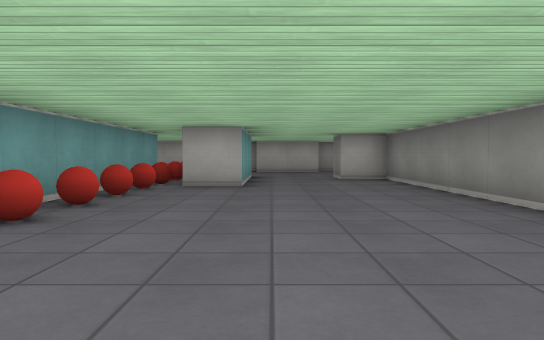
view 1 (above)

18 first-person views from a walk through a cub3D maze. The camera is about half as high as the walls, tilts 2° down and sees 70° across. The floor is counted in squares. Each view is taken from the middle of a square. On the plan, view 1 faces up. The plan holds only what a view shows up to about 9 squares ahead; the rest is blank. The place goes on beyond the plan.

view 2
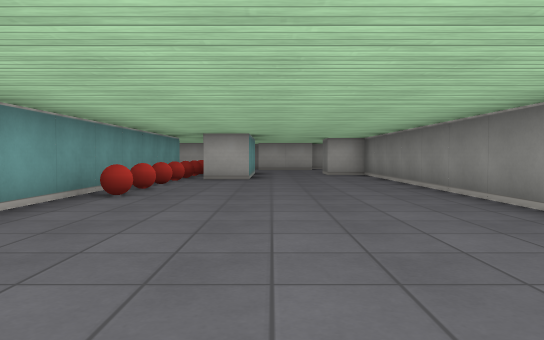

view 3
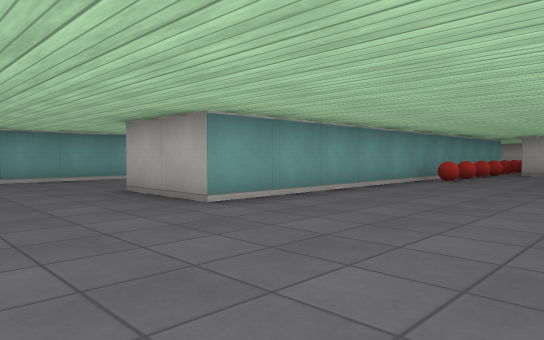

view 4
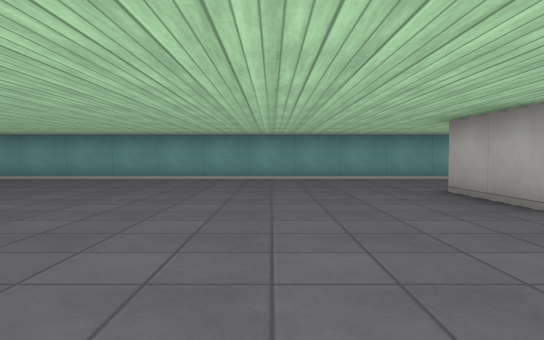

view 5
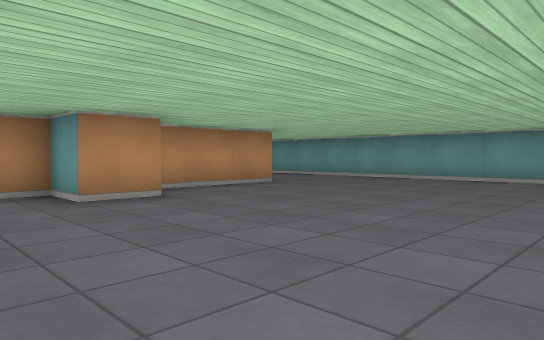

view 6
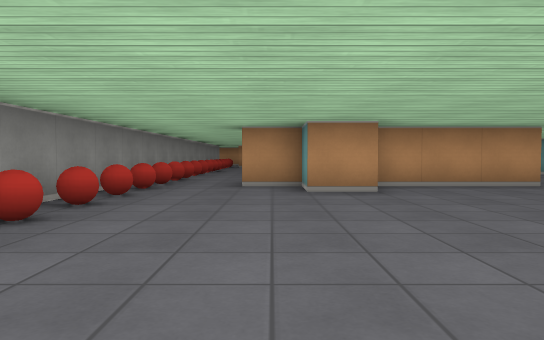

view 7
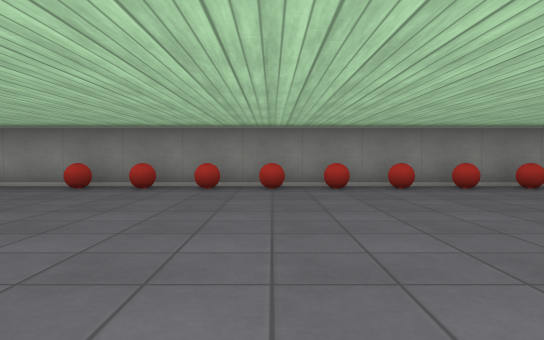

view 8
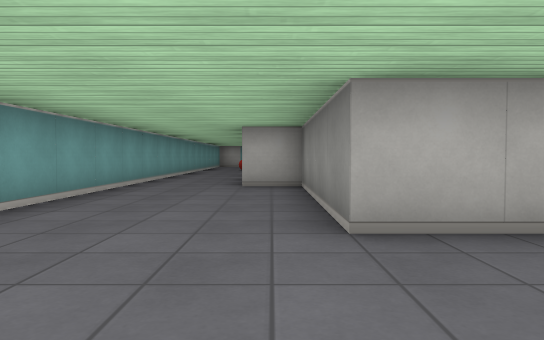

view 9
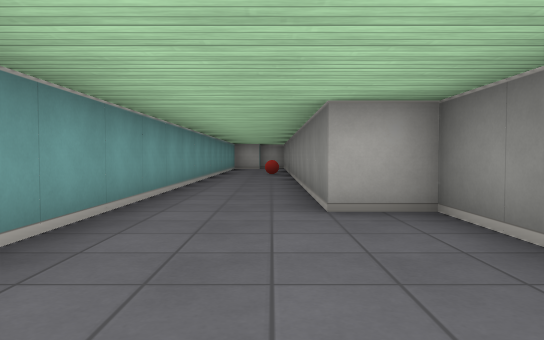

view 10
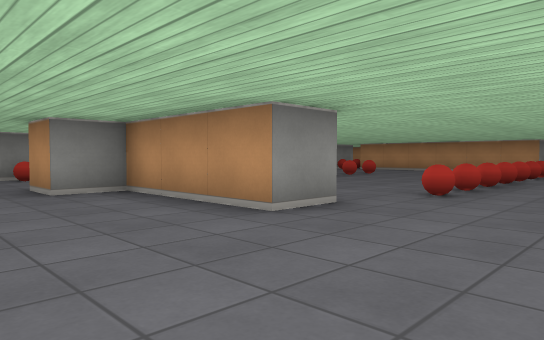

view 11
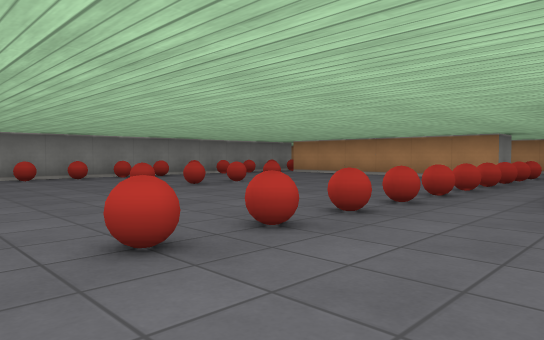

view 12
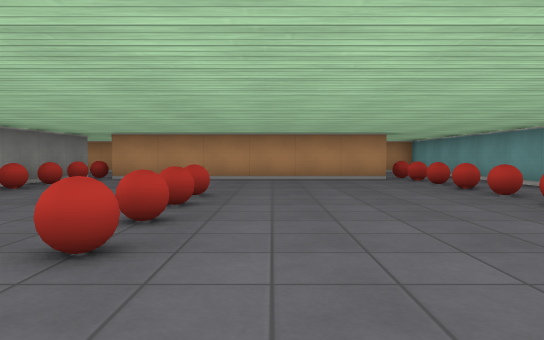

view 13
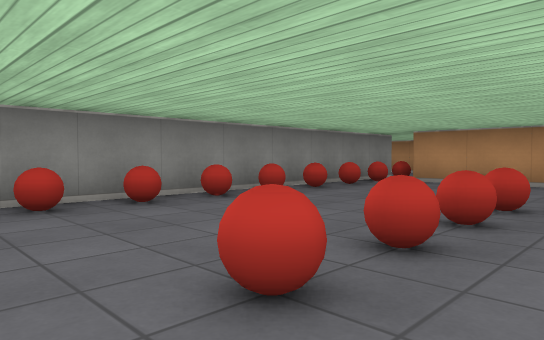

view 14
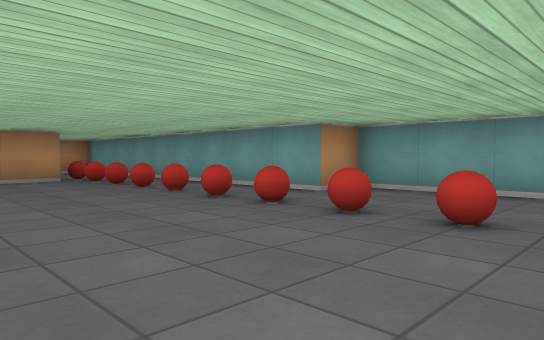

view 15
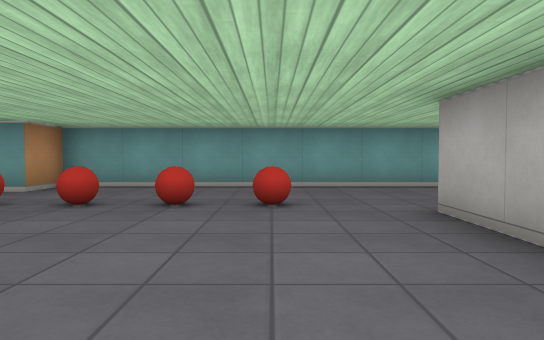

view 16
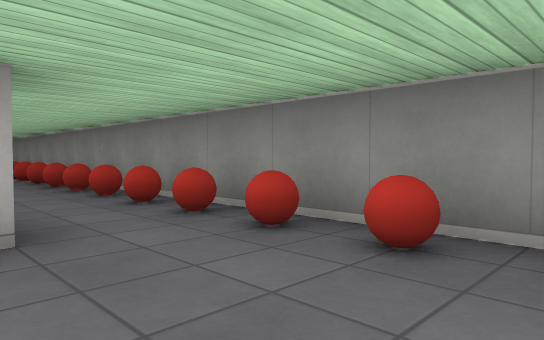

view 17
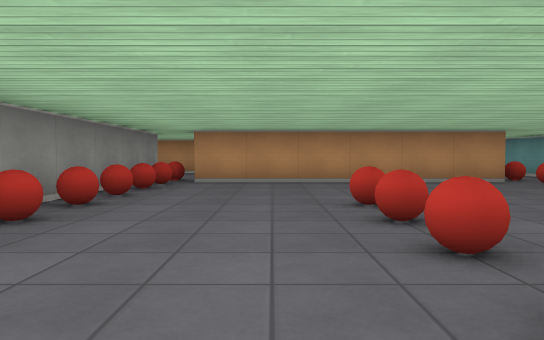

view 18
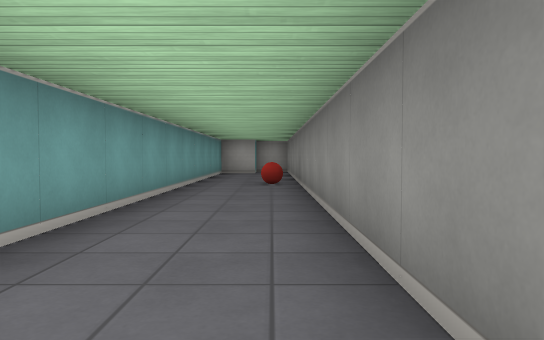

### Floor plan
Points are (right, up) in squares from view 1. A wall is a line through its corners. A room is listed if a view was taken in it or the views show most of it. See-through windows are left out.
Room 1 (views 1, 2, 3, 4, 5, 6, 7, 8, 9, 10, 18)
walls: (2.5, 1.5) (2.5, 8.5) (1.5, 8.5) (1.5, 9); (-2.5, 8.5) (-2.5, -2.5) (-4.5, -2.5) (-4.5, 1.5) (-5.5, 1.5) (-5.5, 10.9); (-0.5, 9) (-0.5, 6.5) (-1.5, 6.5); (-4.5, -11.5) (-1.5, -11.5) (-1.5, -10.5) (-0.5, -10.5) (-0.5, -11.5) (0.5, -11.5); (2.5, -12.6) (2.5, -0.4); (-7.5, 11) (-7.5, -10.5)
ways out: opening at (-6, -10.3) to room 2; opening at (1.5, -11.5) to room 2; opening at (0.5, 9)
objects: ball (-6, 9); ball (-2, 3); ball (-2, 4); ball (-2, 5); ball (-2, 6); ball (-2, 7); ball (-2, 8); ball (2, -12); ball (2, -11); ball (2, -10); ball (2, -9); ball (2, -8); ball (2, -7); ball (2, -6); ball (2, -5); ball (2, -4); ball (2, -3); ball (2, -2)
Room 2 (views 11, 12, 13, 14, 15, 16, 17)
walls: (-3.1, -12.5) (-4.5, -12.5) (-4.5, -11.5); (-4.5, -22.5) (1.5, -22.5); (2.5, -22.5) (2.5, -12.6); (-7.5, -10.5) (-7.5, -17.5) (-6.5, -17.5) (-6.5, -23)
ways out: opening at (-6, -10.3) to room 1; opening at (1.5, -11.5) to room 1; opening at (-5.5, -23)
objects: ball (-5, -22); ball (-5, -21); ball (-5, -20); ball (-5, -19); ball (-5, -18); ball (-5, -17); ball (-5, -16); ball (-5, -15); ball (-5, -14); ball (-1, -19); ball (-1, -18); ball (-1, -17); ball (-1, -16); ball (2, -22); ball (2, -21); ball (2, -20); ball (2, -19); ball (2, -18); ball (2, -17); ball (2, -16); ball (2, -15); ball (2, -14); ball (2, -13)

Where each view was taken, in squares from view 1:
view 1: 0 up, 0 right, facing up
view 2: 2 down, 0 right, facing up
view 3: 5 down, 1 right, facing up-left
view 4: 5 down, 1 right, facing left
view 5: 6 down, 1 right, facing down-left
view 6: 5 down, 0 right, facing down
view 7: 5 down, 4 left, facing right
view 8: 5 down, 5 left, facing up
view 9: 2 down, 6 left, facing up
view 10: 9 down, 7 left, facing down-right
view 11: 13 down, 7 left, facing down-right
view 12: 14 down, 2 left, facing down
view 13: 15 down, 2 left, facing down-right
view 14: 14 down, 2 left, facing down-left
view 15: 14 down, 1 left, facing left
view 16: 15 down, 0 right, facing up-right
view 17: 15 down, 0 right, facing down
view 18: 2 up, 6 left, facing up
